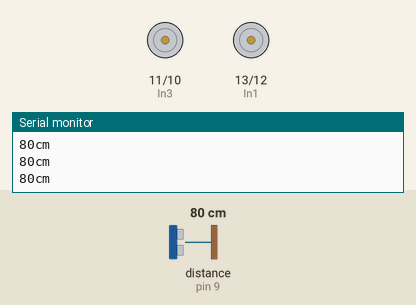
This sketch was run on a simulated Arduino Uno, built with avr-gcc and run on an emulated ATmega328P. Shown: motor-driver pin pairs drawn as motors (green arrow = first pin HIGH = forward, orange = second pin HIGH = backward, longer = more drive), the last lines printed to the serial monitor. Wiring (inferred from the names in the program): ultrasonic range finder: trigger pin 8; echo pin 9. The inputs (shaded band) are chosen by the test bench; at power-on: distance to the obstacle (sensor on pin 9) 80 cm. The echo pulse lasts 58.3 µs per cm.

Above: at 1.2 s.
1.3 s: distance to the obstacle (sensor on pin 9) set to 8 cm
2.8 s: distance to the obstacle (sensor on pin 9) set to 5 cm
At 3.2 s:
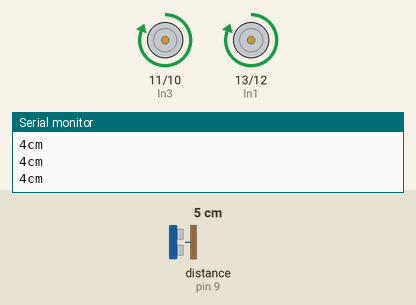
4.3 s: distance to the obstacle (sensor on pin 9) set to 9 cm
At 5.5 s:
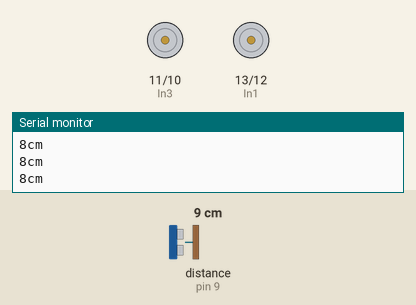
5.8 s: distance to the obstacle (sensor on pin 9) set to 2 cm
At 6.9 s:
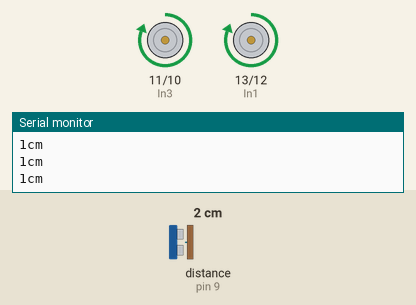
Timing chart, 0 to 8.3 s (numbered marks = the images above; inputs shaded):
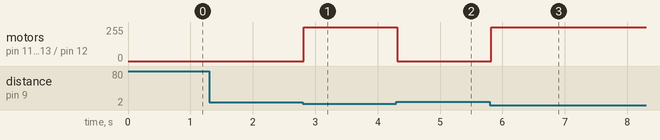

Measured:
- the behaviour switches between 7 and 6 cm on distance to the obstacle (sensor on pin 9) (found by bisection; images 0 and 1)
- after the input at 2.8 s, motor on pin 11 (In3) / pin 10 (In4), motor on pin 13 (In1) / pin 12 (In2): stopped → forward 255/255 at once
- after the input at 4.3 s, motor on pin 11 (In3) / pin 10 (In4), motor on pin 13 (In1) / pin 12 (In2): forward 255/255 → stopped at once
- after the input at 5.8 s, motor on pin 11 (In3) / pin 10 (In4), motor on pin 13 (In1) / pin 12 (In2): stopped → forward 255/255 at once

The sketch:

ultrasonic_sensor_with_motor.ino
```cpp
//ultrasonic sensor pins
const int trigPin = 8;
const int echoPin = 9;

//motor pins
const int In1 = 13;
const int In2 = 12;
const int In3 = 11;
const int In4 = 10;


void setup() {
  //setup ultrasonic sensor
  pinMode(trigPin, OUTPUT);
  pinMode(echoPin, INPUT);
  //setup motor
  pinMode(In1, OUTPUT);
  pinMode(In2, OUTPUT);
  pinMode(In3, OUTPUT);
  pinMode(In4, OUTPUT);

  Serial.begin(9600);
}

void turnRight(){
  digitalWrite(In1, HIGH);
  digitalWrite(In2, LOW);
}

void turnLeft(){
  digitalWrite(In3, HIGH);
  digitalWrite(In4, LOW);
}

void loop(){
  long duration, cm;
  digitalWrite(trigPin, LOW);
  delayMicroseconds(2);
  digitalWrite(trigPin, HIGH);
  delayMicroseconds(5);
  digitalWrite(trigPin, LOW);

  duration = pulseIn(echoPin, HIGH);

  // convert the time into a distance
  cm = microsecondsToCentimetres(duration);

  Serial.print(cm);
  Serial.print("cm");
  Serial.println();
  delay(10);

  if(cm < 6 && cm != 0){
    //move forward
    turnLeft();
    turnRight();
  }
  else{
  digitalWrite(In3, LOW);
  digitalWrite(In4, LOW);
  digitalWrite(In1, LOW);
  digitalWrite(In2, LOW);
  }
}

long microsecondsToCentimetres(long microseconds){
  return microseconds / 29 / 2;
}
```
